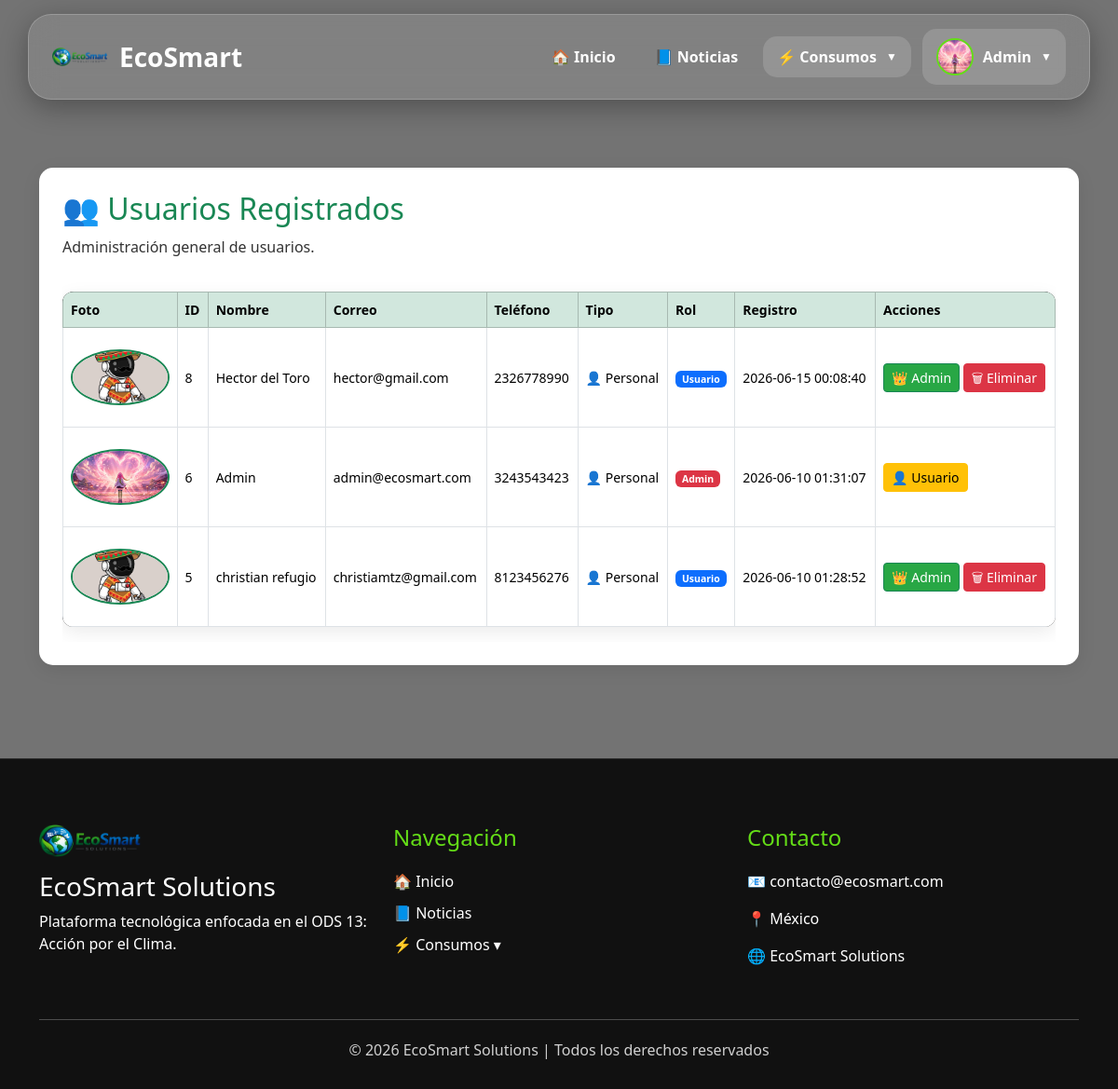
/admin/usuarios.php (signed in), run on the app's committed database.
### tables this page shows
CREATE TABLE `usuarios` (
  `id` int(11) NOT NULL,
  `nombre` varchar(100) DEFAULT NULL,
  `correo` varchar(100) DEFAULT NULL,
  `password` varchar(255) DEFAULT NULL,
  `rol` enum('admin','usuario') DEFAULT 'usuario',
  `fecha_registro` timestamp NOT NULL DEFAULT current_timestamp(),
  `foto` varchar(255) DEFAULT 'default.png',
  `telefono` varchar(20) DEFAULT NULL,
  `tipo_usuario` enum('personal','empresa') DEFAULT 'personal',
  `eco_puntos` int(11) DEFAULT 0
);

### admin/usuarios.php (the view, shortened to what this page needs)
<?php
include '../config/conexion.php';
$usuarios = mysqli_query(
    $conexion,
    "SELECT * FROM usuarios
     ORDER BY id DESC"
);
include '../includes/header.php';
include '../includes/navbar.php';
?>
<div class="container dashboard-container">
    <div class="section-box">
        <h2>
            👥 Usuarios Registrados
        </h2>
        <p>
            Administración general de usuarios.
        </p>
        <div class="table-responsive">
            <table class="table table-hover table-bordered align-middle">
                <thead class="table-success">
                    <tr>
                        <th>Foto</th>
                        <th>ID</th>
                        <th>Nombre</th>
                        <th>Correo</th>
                        <th>Teléfono</th>
                        <th>Tipo</th>
                        <th>Rol</th>
                        <th>Registro</th>
                        <th>Acciones</th>
                    </tr>
                </thead>
                <tbody>
                    <?php while($u = mysqli_fetch_assoc($usuarios)): ?>
                    <tr>
                        <td>
                            <img
                            src="/EcoSmart/uploads/perfiles/<?= $u['foto'] ?>"
                            alt="Perfil"
                            width="60"
                            height="60"
                            style="
                                border-radius:50%;
                                object-fit:cover;
                                border:2px solid #198754;
                            ">
                        </td>
                        <td>
                            <?= $u['id'] ?>
                        </td>
                        <td>
                            <?= htmlspecialchars($u['nombre']) ?>
                        </td>
                        <td>
                            <?= htmlspecialchars($u['correo']) ?>
                        </td>
                        <td>
                            <?= htmlspecialchars($u['telefono']) ?>
                        </td>
                        <td>
                            <?php if($u['tipo_usuario'] == 'empresa'): ?>
                                🏢 Empresa
                            <?php else: ?>
                                👤 Personal
                            <?php endif; ?>
                        </td>
                        <td>
                            <?php if($u['rol'] == 'admin'): ?>
                                <span class="badge bg-danger">
                                    Admin
                                </span>
                            <?php else: ?>
                                <span class="badge bg-primary">
                                    Usuario
                                </span>
                            <?php endif; ?>
                        </td>
                        <td>
                            <?= $u['fecha_registro'] ?>
                        </td>
                        <td>
                            <?php if($u['rol'] == 'usuario'): ?>
                                <a
                                href="?admin=<?= $u['id'] ?>"
                                class="btn btn-success btn-sm"
                                onclick="return confirm('¿Convertir en administrador?')">
                                    👑 Admin
                                </a>
                            <?php else: ?>
                                <a
                                href="?usuario=<?= $u['id'] ?>"
                                class="btn btn-warning btn-sm"
                                onclick="return confirm('¿Quitar permisos de administrador?')">
                                    👤 Usuario
                                </a>
                            <?php endif; ?>
                            <?php if($u['id'] != $_SESSION['id']): ?>
                                <a
                                href="?eliminar=<?= $u['id'] ?>"
                                class="btn btn-danger btn-sm"
                                onclick="return confirm('¿Eliminar usuario definitivamente?')">
                                    🗑 Eliminar
                                </a>
                            <?php endif; ?>
                        </td>
                    </tr>
                    <?php endwhile; ?>
                </tbody>
            </table>
        </div>
    </div>
</div>
<?php include '../includes/footer.php'; ?>

### assets/css/main.css (style rules this page uses)
* { margin:0; padding:0; box-sizing:border-box; }
html { scroll-behavior:smooth; }
body { padding-top:140px; font-family:'Segoe UI',sans-serif; background: linear-gradient( rgba(0,0,0,.55), rgba(0,0,0,.55) ), url('https://images.unsplash.com/photo-1497436072909-f5e4be8c8e8d'); background-size:cover; background-position:center; background-attachment:fixed; color:white; }
.section-box { background:rgba(255,255,255,.92); color:#333; padding:50px; margin:40px 0; border-radius:30px; box-shadow: 0 10px 30px rgba(0,0,0,.25); }
.section-box h2 { color:#0d6e3f; margin-bottom:20px; }

### assets/css/noticias.css (style rules this page uses)
.section-box { background:#fff; border-radius:15px; padding:25px; margin-bottom:25px; box-shadow:0 5px 20px rgba(0,0,0,.08); transition:.3s; }
.section-box img { width:100%; max-height:400px; object-fit:cover; border-radius:12px; margin:15px 0; }
.section-box h2 { color:#198754; margin-bottom:10px; }

### assets/css/noticias_admin.css (style rules this page uses)
.btn-success { background: #28a745; color: #fff; }
.btn-warning { background: #ffc107; color: #000; }
.btn-danger { background: #dc3545; color: #fff; }
table { width: 100%; border-collapse: collapse; margin-top: 20px; background: #090707; border-radius: 12px; overflow: hidden; box-shadow: 0 6px 20px rgba(0,0,0,0.08); }
table th { background: #111827; color: white; padding: 14px; text-align: left; font-size: 14px; }
table td { padding: 12px; border-bottom: 1px solid #eee; font-size: 14px; }
a { text-decoration: none; }

### data on the page
usuarios: foto (picture), id "8", nombre "Hector del Toro", correo "hector@gmail.com", telefono "2326778990", tipo_usuario "👤 Personal", rol "Usuario", fecha_registro "2026-06-15 00:08:40"
usuarios: foto (picture), id "6", nombre "Admin", correo "admin@ecosmart.com", telefono "3243543423", tipo_usuario "👤 Personal", rol "Admin", fecha_registro "2026-06-10 01:31:07"
usuarios: foto (picture), id "5", nombre "christian refugio", correo "christiamtz@gmail.com", telefono "8123456276", tipo_usuario "👤 Personal", rol "Usuario", fecha_registro "2026-06-10 01:28:52"

### other printed values
$_SESSION['usuario'] "Admin"
